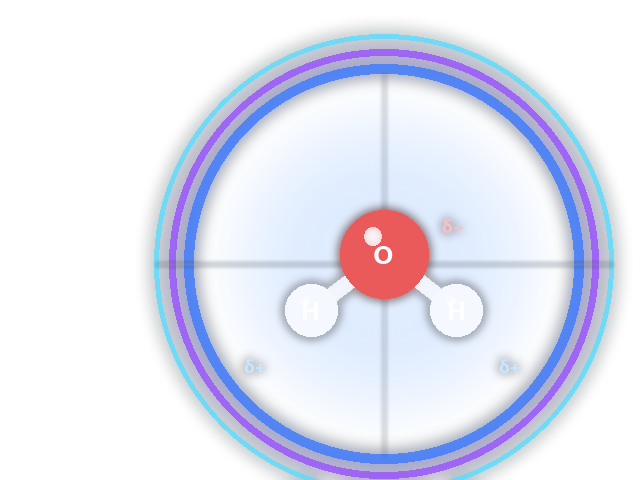
#> input picture Assets/Resources/interface/level1_neon.png, 640 x 480 px
$ python prep_scherm.py ../../../Assets/Resources/interface/level1_neon.png ../../../Assets/Resources/interface/level2_neon.png
#> lines starting #> are read from the running program, lines starting #| are printed output that depends on the picture
# Scherm uit de Unity-simulator klaarmaken voor de store: de advertentiestrook onderin weg (opgevuld met het beeld erboven,
# naar onder iets donkerder), en het grijs rond de telefoon doorzichtig. Werkt voor lichte en donkere banners en de testbanner.
# Gebruik: python3 prep_scherm.py bron.png doel.png
import sys
from PIL import Image, ImageDraw, ImageFilter
src, doel = sys.argv[1], sys.argv[2]
im = Image.open(src).convert("RGBA"); W, H = im.size; px = im.load()
#> further down, im is the input picture: PIL image 640x480 RGBA; mean R, G, B, A 55.1, 70.7, 107.4, 53.5
#> after `W, H = im.size`: W = 640; H = 480
def verschil(a, b): return sum(abs(a[i] - b[i]) for i in range(3))
# 1. de strook: kleur links in de strook (net binnen de telefoon), en vanaf daar omhoog tot het beeld verandert
xr = int(W * 0.15); yb = H - 60
#> after `xr = int(W * 0.15)`: xr = 96
#> after `yb = H - 60`: yb = 420
band = px[xr, yb]
#> band = (0, 0, 0, 0)
y = yb
#> y = 420
while y > H * 0.75 and verschil(px[xr, y], band) < 12: y -= 1
#> this loop made 60 passes
#> y on passes 1 to 12: 419, 418, 417, 416, 415, 414, 413, 412, 411, 410, 409, 408
#> after the loop, y = 360
top = y + 1
#> top = 361
# 2. opvullen: per rij het hele scherm (tot de zwarte rand van de telefoon, ook in de afgeronde hoeken), met per kolom
#    de kleur net boven de strook (horizontaal vervaagd), naar onder 45 % donkerder
def zwart(x, y): p = px[x, y]; return p[3] > 0 and p[0] + p[1] + p[2] < 20
rij = im.crop((0, top - 4, W, top - 1)).resize((W, 1)).filter(ImageFilter.BoxBlur(25))
for yy in range(top, H):
    if zwart(W // 2, yy): break                                     # de onderrand van de telefoon
    xl = W // 2
    while xl > 3 and not (zwart(xl - 1, yy) and zwart(xl - 2, yy) and zwart(xl - 3, yy)): xl -= 1
    xh = W // 2
    while xh < W - 4 and not (zwart(xh + 1, yy) and zwart(xh + 2, yy) and zwart(xh + 3, yy)): xh += 1
    f = 1 - 0.45 * (yy - top) / max(1, H - top)
    for x in range(xl, xh + 1):
        k = rij.getpixel((x, 0))
        px[x, yy] = (int(k[0] * f), int(k[1] * f), int(k[2] * f), 255)
#> this loop made 119 passes
#> f on pass 1: 1
print(f"strook weg vanaf y {top}")
#| strook weg vanaf y 361
# 3. grijs rond de telefoon doorzichtig (vanuit de hoeken)
grijs = px[2, 2][:3]
for (x, y) in [(0, 0), (W - 1, 0), (0, H - 1), (W - 1, H - 1)]:
    ImageDraw.floodfill(im, (x, y), (grijs[0], grijs[1], grijs[2], 0), thresh=10)
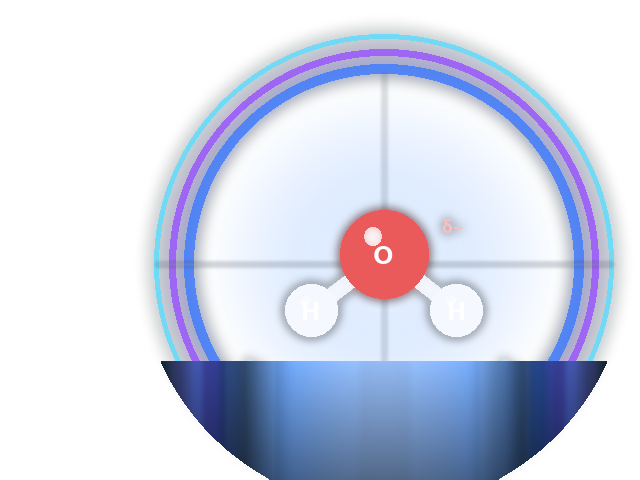
#> im: PIL image 640x480 RGBA; mean R, G, B, A 56.9, 72.6, 106.7, 77.9; transparent parts drawn white
im.save(doel)

$ run again, on Assets/Resources/interface/level4_neon.png
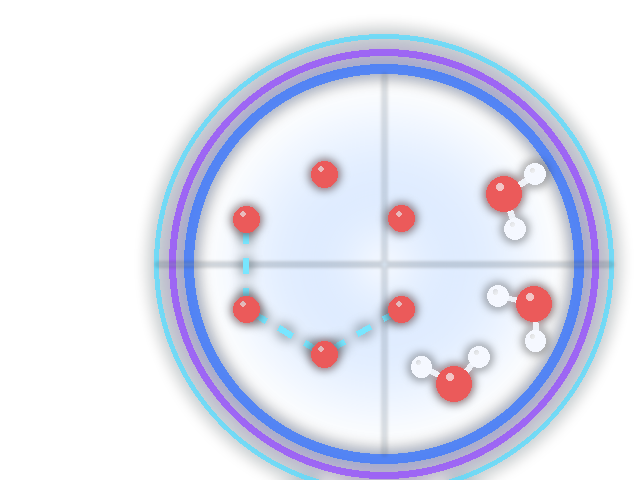
#> input picture Assets/Resources/interface/level4_neon.png, 640 x 480 px
#> im is the input picture: PIL image 640x480 RGBA; mean R, G, B, A 55.6, 69.2, 103.4, 56.5
#> band = (0, 0, 0, 0)
#> the loop `while y > H * 0.75 and verschil(px[xr, y], band) < 12: y -= 1` made 60 passes
#> y on passes 1 to 8: 419, 418, 417, 416, 415, 414, 413, 412
#> after the loop `while y > H * 0.75 and verschil(px[xr, y], band) < 12: y -= 1`: y = 360
#> top = 361
#> the loop `for yy in range(top, H):` made 119 passes
#> f on pass 1: 1
#| strook weg vanaf y 361
#> after the loop `for (x, y) in [(0, 0), (W - 1, 0), (0, H - 1), (W - 1, H - 1)]:`:
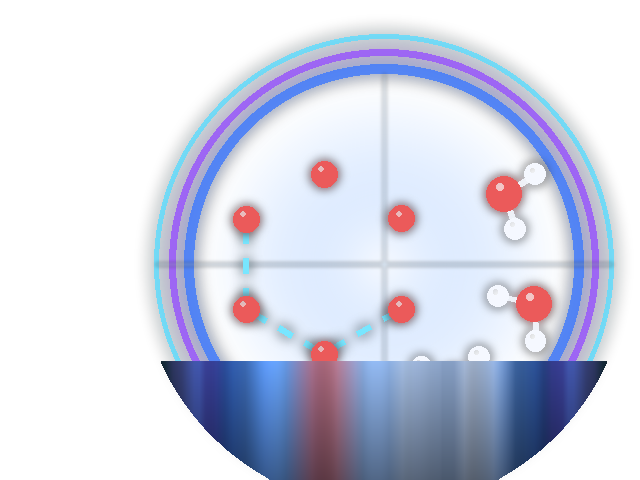
#> im: PIL image 640x480 RGBA; mean R, G, B, A 58.5, 71, 102, 79.7; transparent parts drawn white
